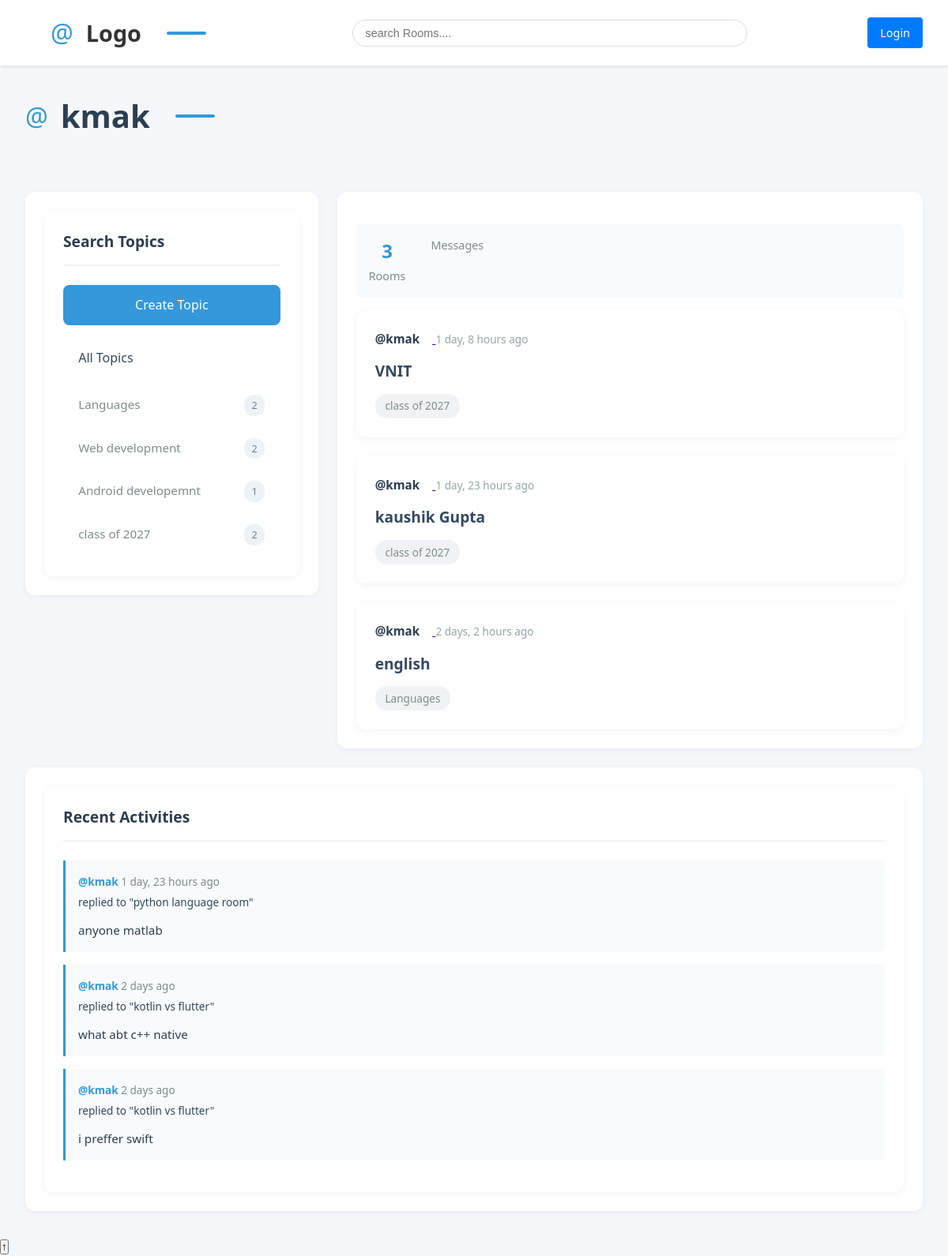
Before: /profilepage/4/ with the older database file.
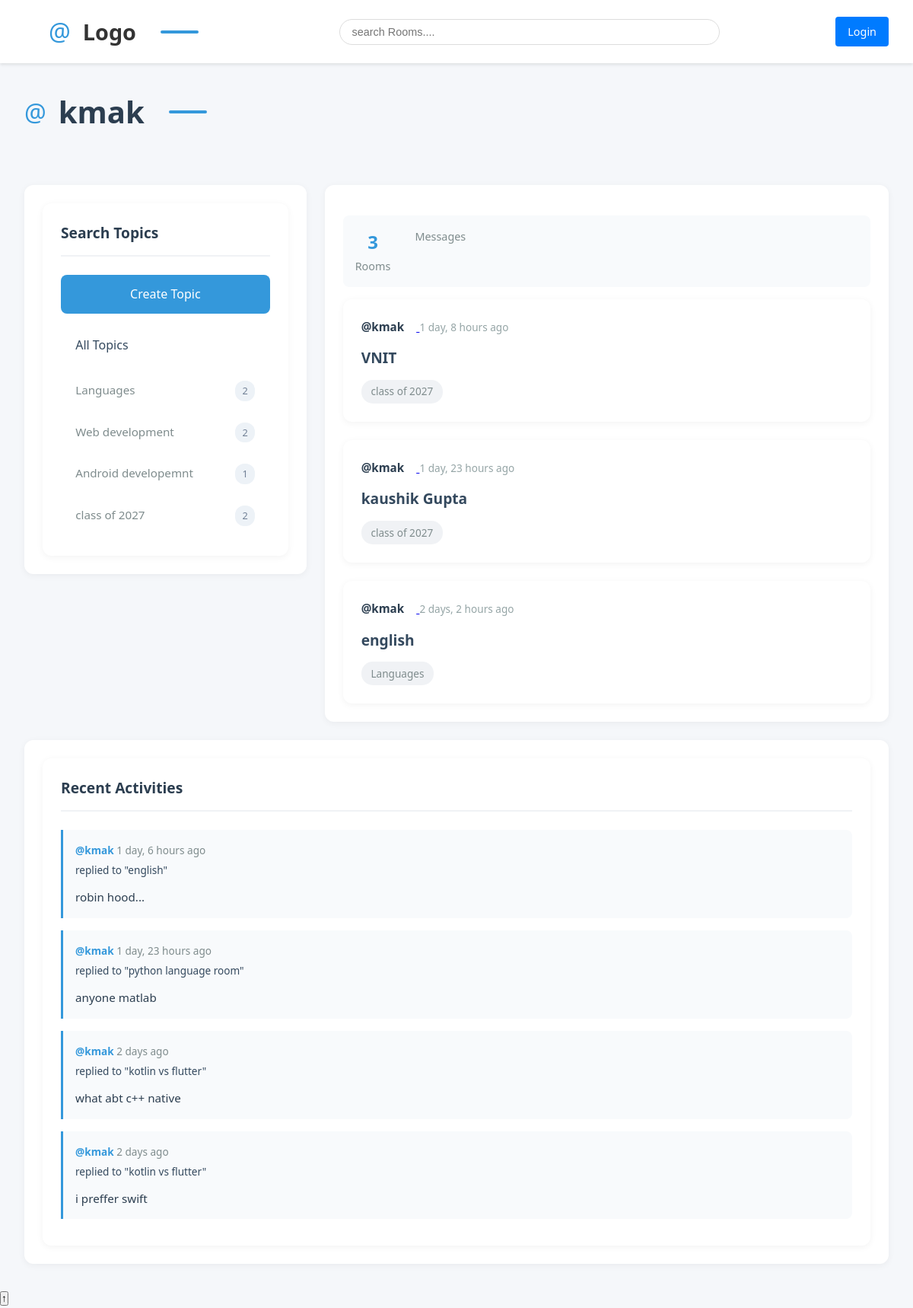
After: the same page with the newer database file.
### base/models.py (models this page shows, shortened)
class Topic(models.Model):
    name = models.CharField(max_length=200)

class Room(models.Model):
    host = models.ForeignKey(User, on_delete=models.SET_NULL, null=True)
    topic = models.ForeignKey(Topic, on_delete=models.SET_NULL, null=True)
    name = models.CharField(max_length=200)
    description = models.TextField(null=True, blank=True)
    participants = models.ManyToManyField(User, related_name='participants', blank=True)
    updated = models.DateTimeField(auto_now=True)
    created = models.DateTimeField(auto_now_add=True)
    def __str__(self):
        return str(self.name)
    class Meta:
        ordering = ['-updated','-created']

class Message(models.Model):
    user = models.ForeignKey(User, on_delete=models.CASCADE)
    room = models.ForeignKey(Room, on_delete=models.CASCADE)
    body = models.TextField()
    updated = models.DateTimeField(auto_now=True)
    created = models.DateTimeField(auto_now_add=True)
    class Meta:
        ordering = ['-updated','-created']
    def __str__(self):
        return self.body[0:50]

### base/views.py (the view)
# urls.py: path('profilepage/<str:pagekey>/', views.profilePage, name='user-profile'),
def profilePage(request, pagekey):
    usr = User.objects.get(id=pagekey)
    rooms = usr.room_set.all()
    room_messages = usr.message_set.all()
    topic = Topic.objects.all()
    context = {'user': usr, 'rooms':rooms, 'room_messages': room_messages, 'topic': topic}
    return render(request, 'base/profile.html', context)

### base/templates/base/profile.html (shortened to what this page needs)
{% extends 'main.html' %} {% block content %}
<h1>{{user.username}}</h1>
<div class="profile-page">
  <div class="topic-sidebar">{% include 'base/topic_widget.html' %}</div>
  <div class="main-content">
    <div class="profile-stats">
      <div class="stat-item">
        <div class="stat-number">{{rooms.count}}</div>
        <div class="stat-label">Rooms</div>
      </div>
      <div class="stat-item">
        <div class="stat-label">Messages</div>
      </div>
    </div>
    {% include 'base/feed_widget.html' %}
  </div>
  <div class="activity-sidebar">{% include 'base/activity_widget.html' %}</div>
</div>
{% endblock content %}

### templates/main.html (shortened to what this page needs)
<!DOCTYPE html>
{% load static %}
<html lang="en">
  <head>
    <link rel="stylesheet" href="{% static 'styles/main.css' %}" />
  </head>
  <body>
    {% include 'nav.html' %}  {% block content %}{% endblock %}
  </body>
</html>

### templates/nav.html
<div class="navbar-container">
    <a href="/">
        <h1>Logo</h1>
    </a>
    <form method="get" action="{% url 'home' %}">
        <input type="text" name="q" placeholder="search Rooms....">
    </form>
    {% if request.user.is_authenticated %}
        <h5>Welcome back "{{request.user.username}}"</h5>
        <a href="{% url 'logout' %}">Log Out</a>
    {% else %}
        <a href="{% url 'login' %}">Login</a>
    {% endif %}
</div>

### base/templates/base/topic_widget.html
<div class="topic-widget-container">
    <h3>Search Topics</h3>
    <a href="{% url 'create-topic' %}" class="create-topic">
        <p>Create Topic</p>
    </a>
    <a href="{% url 'home' %}" class="all-topics">All Topics</a>
    {% for i in topic %}
        <div data-count="{{ i.room_set.count }}">
            <a href="{% url 'home' %}?q={{i.name}}"
               {% if request.GET.q == i.name %}class="active"{% endif %}>
                {{i.name}}
            </a>
        </div>
    {% endfor %}
</div>

### base/templates/base/feed_widget.html (shortened to what this page needs)
<div class="feed-container">
  {% for i in rooms %}
  <div data-room-id="{{ i.id }}">
    <a href="{% url 'user-profile' i.host.id %}" class="user-link">
      <span>@{{ i.host.username }}</span>
    </a>
    <time datetime="{{ i.created|date:'c' }}">{{i.created|timesince}} ago</time>
    <h5><a href="{% url 'room' i.id %}">{{i.name}}</a></h5>
    <small class="topic-tag">{{i.topic.name}}</small>
  </div>
  {% endfor %}
</div>

### base/templates/base/activity_widget.html (shortened to what this page needs)
<div class="activity-feed-container">
    <h3>Recent Activities</h3>
    {% for msg in room_messages %}
    <div class="activity-item" data-message-id="{{ msg.id }}">
        <div class="activity-header">
            <small>
                <a href="{% url 'user-profile' msg.user.id %}">
                    @{{msg.user}}
                </a>
                <span class="timestamp">{{msg.created|timesince}} ago</span>
            </small>
            <small>replied to "{{msg.room}}"</small>
        </div>
        <p>{{msg}}</p>
    </div>
    {% endfor %}
</div>

Changed rows visible on the page:
added Message: user "kmak", created "1 day, 6 hours", room "english", body "robin hood..."
